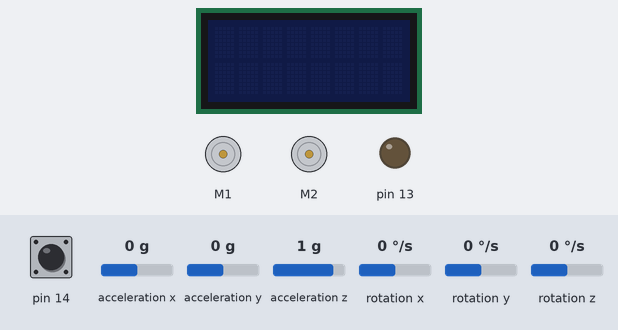
The sketch below on a simulated Arduino Leonardo, built with avr-gcc and run on an emulated ATmega32U4. On the bench: 8×2 character LCD, 2 × DC motor (green arrow = forward, orange = backward, longer = faster), output pins drawn as LEDs (lit = HIGH). Inputs (shaded band) come from the test bench; at power-on: pin 14 HIGH, rotation z 0 °/s, acceleration x 0 g, acceleration y 0 g, acceleration z 1 g, rotation x 0 °/s, rotation y 0 °/s.

Above: at 0.8 s.
0.9 s: pin 14 pulled LOW for 0.15 s
At 2.2 s:
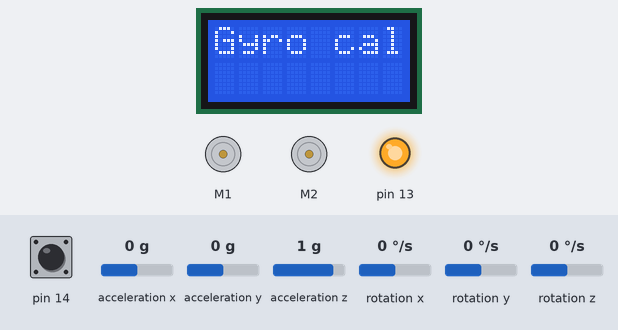
4.0 s: pin 14 pulled LOW for 1 s
At 6.6 s:
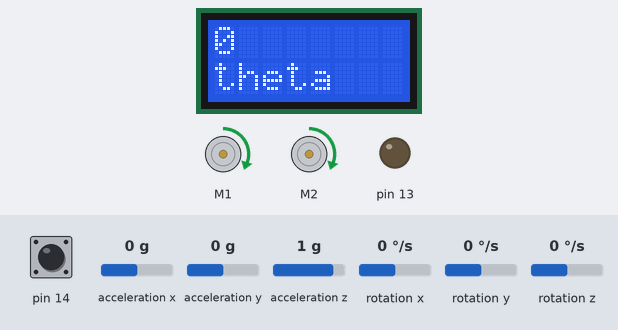
8.0 s: rotation z set to -192 °/s
At 8.15 s:
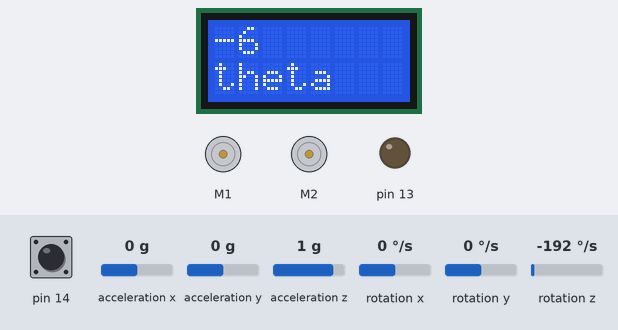
11.0 s: rotation z set to -100 °/s
At 11.17 s:
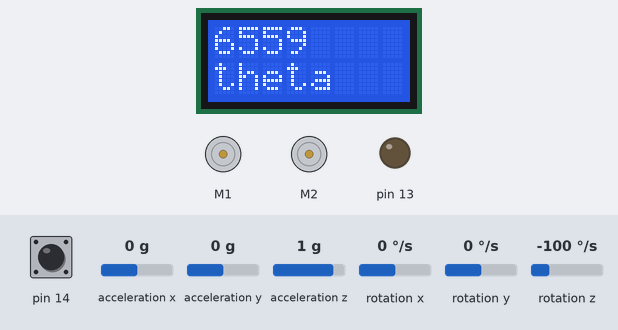
14.0 s: rotation z set to 0 °/s
At 14.0 s:
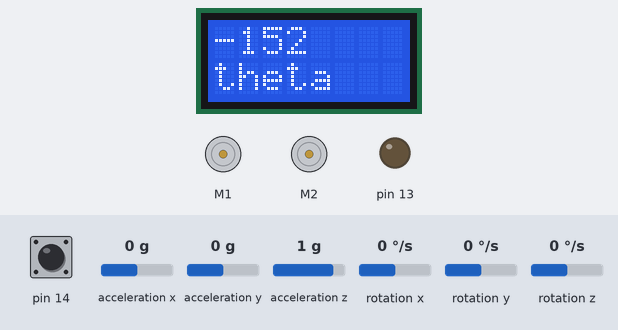
Timing chart, 0 to 16.5 s (numbered marks = the images above; inputs shaded):
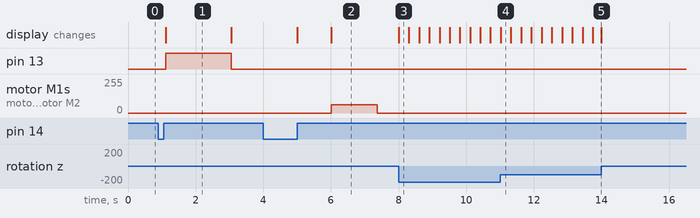

Measured:
- after the input at 0.9 s, pin 13: LOW → HIGH after 0.22 s, → LOW 1.9 s later; the display: changes after 0.22 s (image 1)
- after the input at 4.0 s, motor M1, motor M2: stopped → forward 63/255 after 2.0 s, → stopped 1.4 s later; the display: first changes after 1.0 s (image 2 shows a later state)
- after the input at 8.0 s, the display: changes at once (image 3)
- after the input at 14.0 s, every drawn part: stays the same
- what the display in image 1 shows lasts 2.0 s, from 1.1 s to 3.1 s

The sketch:

testingDistance.ino
```cpp
/*
 *ZUMO PROJECT 1
 *AUTHORS: 2021 Sumo Bot Team
 *
 *Updated: February 28, 2021
 *
 *Demonstration of wall detection using front proximity sensors,
 *corrections using encoder data, utilizing gyroscope for fixed rotation
 *
*/

#include <Wire.h>
#include <Zumo32U4.h>
#include "detectedObject.h"
#include "TurnSensor.h"

Zumo32U4Motors motors;
Zumo32U4ButtonA buttonA;
Zumo32U4Encoders encoders;
Zumo32U4LCD lcd;
Zumo32U4IMU imu;


// Initial speeds for left and right motors (0-400)
int16_t motorSpeedLeft  = 100;
int16_t motorSpeedRight = 100;
unsigned long initialDelay = 1000;

//declare for use in encoder adjustment
unsigned long int lastEncoderTime;

detectedObject origin;

void setup() {
  buttonA.waitForButton();
  lcd.clear();
  turnSensorSetup();
  turnSensorReset();

  delay(initialDelay);
  motors.setSpeeds(motorSpeedLeft, motorSpeedRight);
}

void loop() {

    int16_t countsLeft = encoders.getCountsRight();
    int16_t countsRight = encoders.getCountsLeft();
    turnSensorUpdate();
    origin.updateDistance(countsLeft, getAngle());

    lcd.gotoXY(0,0);
    lcd.print(origin.getBotAngle());
    lcd.gotoXY(0,1);
    lcd.print("theta");

    if( origin.getDistance() >= 20.0) {
      stopMotors();
    }

}

/*Fucntion to stop the motors when called*/
void stopMotors() {
  motors.setSpeeds(0, 0);
  }


/*function returns the turn angle read from the gyroscope in degrees*/
int32_t getAngle() {
    return (((int32_t)turnAngle >> 16)*360)>>16;
 }
```

TurnSensor.cpp
```cpp
/* Turnsensor.h and TurnSensor.cpp provide functions for
configuring the Zumo 32U4's gyro, calibrating it, and using it to
measure how much the robot has turned about its Z axis. */

#include <Wire.h>
#include "TurnSensor.h"

/* turnAngle is a 32-bit unsigned integer representing the amount
the robot has turned since the last time turnSensorReset was
called.  This is computed solely using the Z axis of the gyro, so
it could be inaccurate if the robot is rotated about the X or Y
axes.

Our convention is that a value of 0x20000000 represents a 45
degree counter-clockwise rotation.  This means that a uint32_t
can represent any angle between 0 degrees and 360 degrees.  If
you cast it to a signed 32-bit integer by writing
(int32_t)turnAngle, that integer can represent any angle between
-180 degrees and 180 degrees. */
uint32_t turnAngle = 0;

// turnRate is the current angular rate of the gyro, in units of
// 0.07 degrees per second.
int16_t turnRate;

// This is the average reading obtained from the gyro's Z axis
// during calibration.
int16_t gyroOffset;

// This variable helps us keep track of how much time has passed
// between readings of the gyro.
uint16_t gyroLastUpdate = 0;

/* This should be called in setup() to enable and calibrate the
gyro.  It uses the LCD, yellow LED, and button A.  While the LCD
is displaying "Gyro cal", you should be careful to hold the robot
still.

The digital zero-rate level of the gyro can be as high as
25 degrees per second, and this calibration helps us correct for
that. */
void turnSensorSetup()
{
  Wire.begin();
  imu.init();
  imu.enableDefault();
  imu.configureForTurnSensing();

  lcd.clear();
  lcd.print(F("Gyro cal"));

  // Turn on the yellow LED in case the LCD is not available.
  ledYellow(1);

  // Delay to give the user time to remove their finger.
  delay(500);

  // Calibrate the gyro.
  int32_t total = 0;
  for (uint16_t i = 0; i < 1024; i++)
  {
    // Wait for new data to be available, then read it.
    while(!imu.gyroDataReady()) {}
    imu.readGyro();

    // Add the Z axis reading to the total.
    total += imu.g.z;
  }
  ledYellow(0);
  gyroOffset = total / 1024;

  // Display the angle (in degrees from -180 to 180) until the
  // user presses A.
  lcd.clear();
  turnSensorReset();
  while (!buttonA.getSingleDebouncedRelease())
  {
    turnSensorUpdate();
    lcd.gotoXY(0, 0);
    lcd.print((((int32_t)turnAngle >> 16) * 360) >> 16);
    lcd.print(F("   "));
  }
  lcd.clear();
}

// This should be called to set the starting point for measuring
// a turn.  After calling this, turnAngle will be 0.
void turnSensorReset()
{
  gyroLastUpdate = micros();
  turnAngle = 0;
}

// Read the gyro and update the angle.  This should be called as
// frequently as possible while using the gyro to do turns.
void turnSensorUpdate()
{
  // Read the measurements from the gyro.
  imu.readGyro();
  turnRate = imu.g.z - gyroOffset;

  // Figure out how much time has passed since the last update (dt)
  uint16_t m = micros();
  uint16_t dt = m - gyroLastUpdate;
  gyroLastUpdate = m;

  // Multiply dt by turnRate in order to get an estimation of how
  // much the robot has turned since the last update.
  // (angular change = angular velocity * time)
  int32_t d = (int32_t)turnRate * dt;

  // The units of d are gyro digits times microseconds.  We need
  // to convert those to the units of turnAngle, where 2^29 units
  // represents 45 degrees.  The conversion from gyro digits to
  // degrees per second (dps) is determined by the sensitivity of
  // the gyro: 0.07 degrees per second per digit.
  //
  // (0.07 dps/digit) * (1/1000000 s/us) * (2^29/45 unit/degree)
  // = 14680064/17578125 unit/(digit*us)
  turnAngle += (int64_t)d * 14680064 / 17578125;
}
```

TurnSensor.h
```cpp
/* Turnsensor.h and TurnSensor.cpp provide functions for
configuring the Zumo 32U4's gyro, calibrating it, and using it to
measure how much the robot has turned about its Z axis. */

#pragma once

#include <Zumo32U4.h>

// This constant represents a turn of 45 degrees.
const int32_t turnAngle45 = 0x20000000;

// This constant represents a turn of 90 degrees.
const int32_t turnAngle90 = turnAngle45 * 2;

// This constant represents a turn of approximately 1 degree.
const int32_t turnAngle1 = (turnAngle45 + 22) / 45;

// These are defined in TurnSensor.cpp:
void turnSensorSetup();
void turnSensorReset();
void turnSensorUpdate();
extern uint32_t turnAngle;
extern int16_t turnRate;

// These objects must be defined in your sketch.
extern Zumo32U4ButtonA buttonA;
extern Zumo32U4LCD lcd;
extern Zumo32U4IMU imu;
```

detectedObject.cpp
```cpp
#include "detectedObject.h"


/**
 * Default Constructor
 * @def : Sets the ORIGIN at the bots location
*/
detectedObject::detectedObject() {
    xAxis = 0;
    yAxis = 0;
    distanceFromBot = 0;
}

/**
 * Overloaded Constructor
 *
 * @param long : initial distance based on the reading of the IR sensors
 * @def : sets the of the ojbect from the bot to be SOLELY on the x-axis  ( for testing )
 *
 * */
detectedObject::detectedObject(float dist) {
    xAxis = dist;
    yAxis = 0;
    distanceFromBot = dist;
}


/**
 * @return : distance calculated by the bot from the object.
 *
*/
float detectedObject::getDistance() {return distanceFromBot;}

int32_t detectedObject::getBotAngle() {return angle;}

/** Accepts data from the encoder and converts it into distance of centimeters
 *  909.7 counts per rotation
 *  sprocket + track ~ 1.5in or 3.81 cm (diameter)
 *  circumference
 * @param : 16 bit int from that accepts data from encoders
 * @return: distance from the encoder
*/
float detectedObject::convert(int16_t data) {
    return (data/909.7)*(sprocketCirc);
}

/**
 * Update the distance of this instance of the object everytime the bot moves
 *
 * @param : takes input from the encoders as CPR
*/
void detectedObject::updateDistance(int16_t data, int32_t angle) {
    this -> angle = angle;
    xAxis = convert(data)*cos(angle);
    yAxis = convert(data)*sin(angle);
    distanceFromBot = sqrt(pow(xAxis, 2) + pow(yAxis, 2));
}
```

detectedObject.h
```cpp
#ifndef DETECTEDOBJECT_H
#define DETECTEDOBJECT_H
#include <math.h>
#include "TurnSensor.h"


class detectedObject {
    private:
        float distanceFromBot;
        float xAxis, yAxis;
        int32_t angle;
        const float sprocketCirc = 2*M_PI*(3.7/2);

    public:
        detectedObject();
        detectedObject(float);
        float getDistance();
        int32_t getBotAngle();
        float convert(int16_t);
        void updateDistance(int16_t, int32_t);


};

#endif
```
